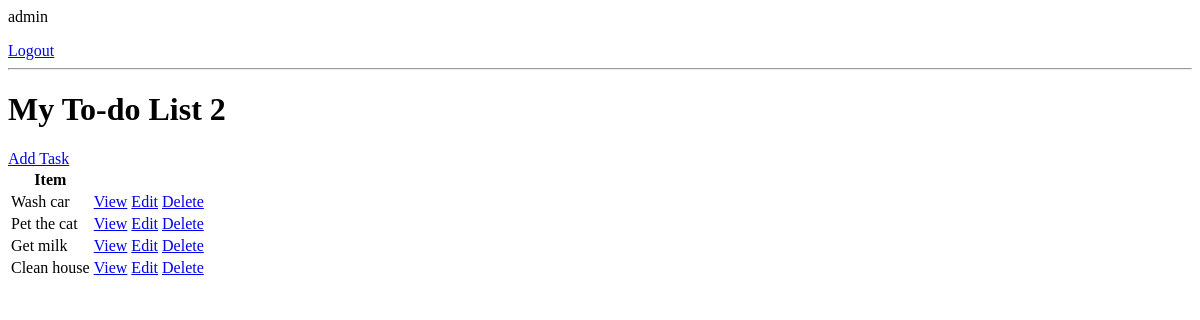
Page / (signed in) on the earlier database version.
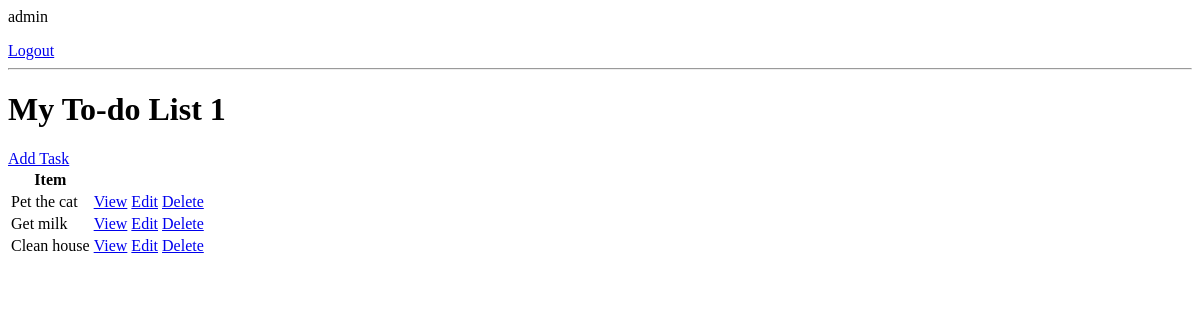
Same page on the later database version.
### base/models.py (models this page shows, shortened)
class Task(models.Model):
  user = models.ForeignKey(User, on_delete=models.CASCADE, null=True, blank=True)
  title = models.CharField(max_length=200)
  description = models.TextField(null=True, blank=True)
  complete = models.BooleanField(default=False)
  created = models.DateTimeField(auto_now_add=True)
  class Meta:
    ordering = ['complete']

### base/views.py (the view)
# urls.py: path('', TaskList.as_view(), name='tasks'),
class TaskList(LoginRequiredMixin, ListView):
  model = Task
  context_object_name = 'tasks'
  def get_context_data(self, **kwargs):
    context = super().get_context_data(**kwargs)
    context['tasks'] = context['tasks'].filter(user=self.request.user)
    context['count'] = context['tasks'].filter(complete=False).count()
    return context

### templates/base/task_list.html
{% if request.user.is_authenticated %}
  <p>{{ request.user }}</p>
  <a href="{% url 'logout' %}">Logout</a>
{% else %}
  <a href="{% url 'login' %}">Login</a>
{% endif %}
<hr>
<h1>My To-do List {{ count }}</h1>
<a href="{% url 'create-task' %}">Add Task</a>
<table>
  <tr>
    <th>Item</th>
    <th></th>
    <th></th>
  </tr>
  {% for task in tasks %}
    <tr>
      <td>{{ task.title }}</td>
      <td><a href="{% url 'task' task.id %}">View</a></td>
      <td><a href="{% url 'update-task' task.id %}">Edit</a></td>
      <td><a href="{% url 'delete-task' task.id %}">Delete</a></td>
    </tr>
    {% empty %}
      <h3>No items in the list</h3>
  {% endfor %}
</table>

Differences in the rows shown:
removed Task: title "Wash car"
Other differences:
{{ count }}: "2" → "1"
